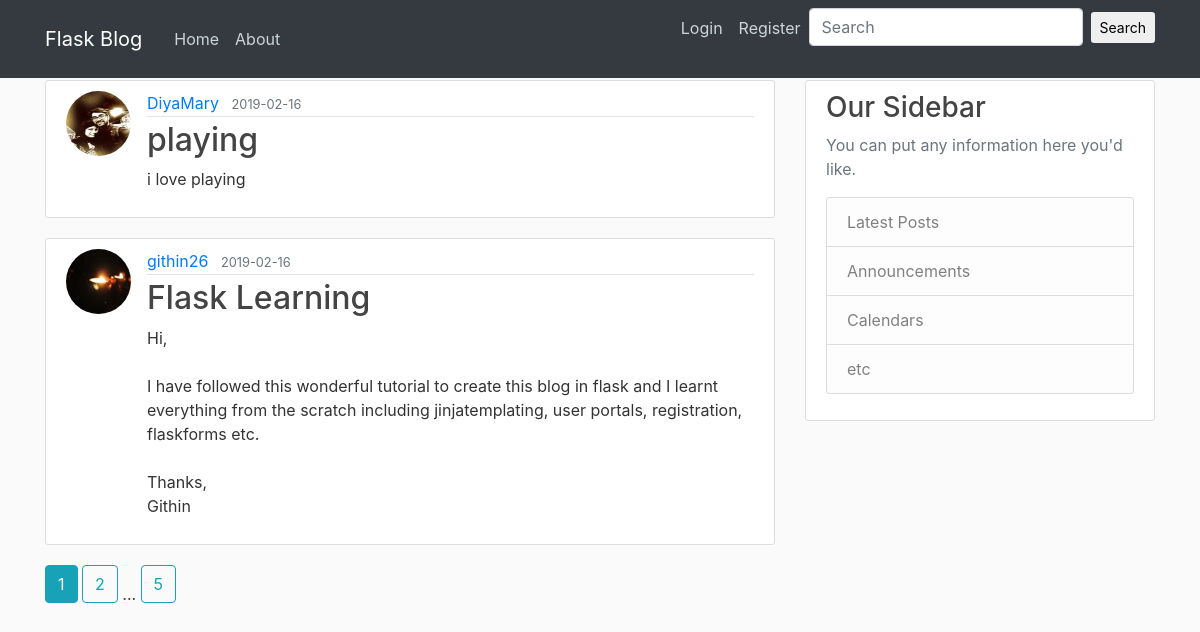
Page /home on the earlier database version.
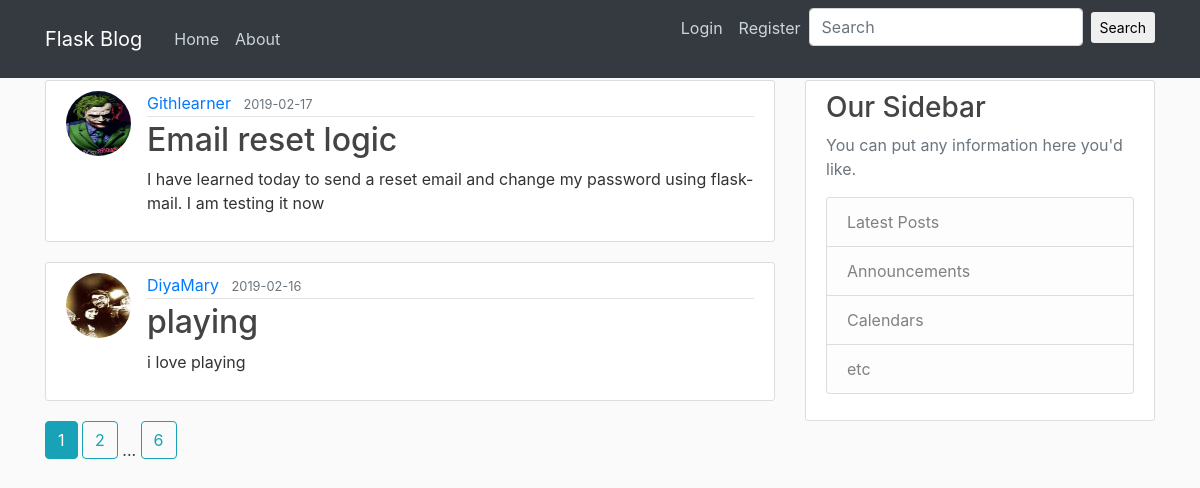
Same page on the later database version.
### flaskblog/models.py (models this page shows, shortened)
class Post(db.Model):
    id = db.Column(db.Integer, primary_key=True)
    title = db.Column(db.String(100), nullable=False)
    date_posted = db.Column(db.DateTime, nullable=False, default=datetime.utcnow)
    content = db.Column(db.Text, nullable=False)
    user_id = db.Column(db.Integer, db.ForeignKey('user.id'), nullable=False)

class User(db.Model,UserMixin):
    id = db.Column(db.Integer, primary_key=True)
    username = db.Column(db.String(20), unique=True, nullable=False)
    email = db.Column(db.String(120), unique=True, nullable=False)
    image_file = db.Column(db.String(20), nullable=False, default='default.jpg')
    password = db.Column(db.String(60), nullable=False)
    posts = db.relationship('Post', backref='author', lazy=True)

### flaskblog/routes.py (the view)
@app.route('/')
@app.route('/home')
def home():
    page = request.args.get('page', 1, type=int)
    posts=Post.query.order_by(Post.date_posted.desc()).paginate(page=page, per_page=2)
    return  render_template('home.html',posts=posts)

### flaskblog/templates/home.html
{% extends "layout.html" %}
{% block content %}
    {% for post in posts.items %}
        <article class="media content-section">
            <img class="rounded-circle article-img" src="{{ url_for('static',filename='profile_pics/' + post.author.image_file)}}">
          <div class="media-body">
            <div class="article-metadata">
              <a class="mr-2" href="{{url_for('user_posts',username=post.author.username)}}">{{ post.author.username }}</a>
              <small class="text-muted">{{ post.date_posted.strftime('%Y-%m-%d')}}</small>
            </div>
            <h2><a class="article-title" href="{{ url_for('post',post_id=post.id)}}">{{ post.title }}</a></h2>
            <p class="article-content">{{ post.content }}</p>
          </div>
        </article>
    {% endfor %}
    {% for page_num in posts.iter_pages(left_current=1,right_current=2,left_edge=1,right_edge=1) %}
        {% if page_num %}
            {% if posts.page == page_num %}
                <a class="btn btn-info mb-4" href="{{url_for('home',page=page_num)}}">{{page_num}}</a>
            {% else %}
                <a class="btn btn-outline-info mb-4" href="{{url_for('home',page=page_num)}}">{{page_num}}</a>
            {% endif %}
        {% else %}
            ...
        {% endif %}
    {% endfor %}
{% endblock content %}

Differences in the rows shown:
no longer on this page (row unchanged): Post: image_file (picture), author.username "githin26", date_posted "2019-02-16", title "Flask Learning", content "Hi, I have followed this wonderful tutorial to create this blog in flask and I learnt everything from the scratch including jinjatemplating, user portals, registration, flaskforms etc. Thanks, Githin"
added Post: image_file (placeholder picture), author.username "Githlearner", date_posted "2019-02-17", title "Email reset logic", content "I have learned today to send a reset email and change my password using flask-mail. I am testing it now"
Other differences:
new list line: "6"
list line gone: "5"
